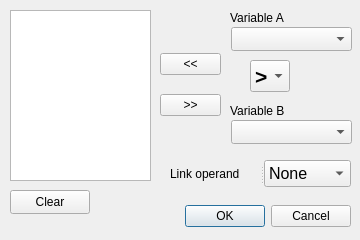
<?xml version="1.0" encoding="UTF-8"?>
<ui version="4.0">
 <class>mstaTrendDefinitionDialog</class>
 <widget class="QDialog" name="mstaTrendDefinitionDialog">
  <property name="geometry">
   <rect>
    <x>0</x>
    <y>0</y>
    <width>360</width>
    <height>240</height>
   </rect>
  </property>
  <property name="sizePolicy">
   <sizepolicy hsizetype="Fixed" vsizetype="Fixed">
    <horstretch>0</horstretch>
    <verstretch>0</verstretch>
   </sizepolicy>
  </property>
  <property name="windowTitle">
   <string>Dialog</string>
  </property>
  <widget class="QDialogButtonBox" name="buttonBox">
   <property name="geometry">
    <rect>
     <x>180</x>
     <y>200</y>
     <width>171</width>
     <height>32</height>
    </rect>
   </property>
   <property name="orientation">
    <enum>Qt::Horizontal</enum>
   </property>
   <property name="standardButtons">
    <set>QDialogButtonBox::Cancel|QDialogButtonBox::Ok</set>
   </property>
  </widget>
  <widget class="QComboBox" name="variableAComboBox">
   <property name="geometry">
    <rect>
     <x>231</x>
     <y>27</y>
     <width>121</width>
     <height>24</height>
    </rect>
   </property>
  </widget>
  <widget class="QComboBox" name="variableBComboBox">
   <property name="geometry">
    <rect>
     <x>231</x>
     <y>120</y>
     <width>121</width>
     <height>24</height>
    </rect>
   </property>
  </widget>
  <widget class="QComboBox" name="comparatorComboBox">
   <property name="geometry">
    <rect>
     <x>250</x>
     <y>60</y>
     <width>40</width>
     <height>32</height>
    </rect>
   </property>
   <property name="font">
    <font>
     <pointsize>16</pointsize>
     <weight>75</weight>
     <bold>true</bold>
    </font>
   </property>
   <property name="layoutDirection">
    <enum>Qt::LeftToRight</enum>
   </property>
   <property name="autoFillBackground">
    <bool>false</bool>
   </property>
   <property name="sizeAdjustPolicy">
    <enum>QComboBox::AdjustToContentsOnFirstShow</enum>
   </property>
   <item>
    <property name="text">
     <string>&gt;</string>
    </property>
   </item>
   <item>
    <property name="text">
     <string>&lt;</string>
    </property>
   </item>
  </widget>
  <widget class="QLabel" name="label">
   <property name="geometry">
    <rect>
     <x>230</x>
     <y>10</y>
     <width>61</width>
     <height>16</height>
    </rect>
   </property>
   <property name="text">
    <string>Variable A</string>
   </property>
  </widget>
  <widget class="QLabel" name="label_2">
   <property name="geometry">
    <rect>
     <x>230</x>
     <y>103</y>
     <width>60</width>
     <height>16</height>
    </rect>
   </property>
   <property name="text">
    <string>Variable B</string>
   </property>
  </widget>
  <widget class="QWidget" name="layoutWidget">
   <property name="geometry">
    <rect>
     <x>160</x>
     <y>40</y>
     <width>61</width>
     <height>91</height>
    </rect>
   </property>
   <layout class="QVBoxLayout" name="verticalLayout_2">
    <item>
     <widget class="QPushButton" name="addPushButton">
      <property name="text">
       <string>&lt;&lt;</string>
      </property>
     </widget>
    </item>
    <item>
     <widget class="QPushButton" name="deletePushButton">
      <property name="text">
       <string>&gt;&gt;</string>
      </property>
     </widget>
    </item>
   </layout>
  </widget>
  <widget class="QPushButton" name="clearPushButton">
   <property name="geometry">
    <rect>
     <x>10</x>
     <y>190</y>
     <width>80</width>
     <height>24</height>
    </rect>
   </property>
   <property name="text">
    <string>Clear</string>
   </property>
  </widget>
  <widget class="QSplitter" name="splitter">
   <property name="geometry">
    <rect>
     <x>170</x>
     <y>160</y>
     <width>181</width>
     <height>27</height>
    </rect>
   </property>
   <property name="orientation">
    <enum>Qt::Horizontal</enum>
   </property>
   <widget class="QLabel" name="label_3">
    <property name="text">
     <string>Link operand</string>
    </property>
   </widget>
   <widget class="QComboBox" name="linkOperandComboBox">
    <property name="font">
     <font>
      <pointsize>12</pointsize>
     </font>
    </property>
    <item>
     <property name="text">
      <string>None</string>
     </property>
    </item>
    <item>
     <property name="text">
      <string>AND</string>
     </property>
    </item>
    <item>
     <property name="text">
      <string>OR</string>
     </property>
    </item>
    <item>
     <property name="text">
      <string>XOR</string>
     </property>
    </item>
   </widget>
  </widget>
  <widget class="QTextEdit" name="trendCaseTextEdit">
   <property name="enabled">
    <bool>true</bool>
   </property>
   <property name="geometry">
    <rect>
     <x>10</x>
     <y>10</y>
     <width>141</width>
     <height>171</height>
    </rect>
   </property>
   <property name="autoFillBackground">
    <bool>false</bool>
   </property>
   <property name="readOnly">
    <bool>true</bool>
   </property>
  </widget>
 </widget>
 <resources/>
 <connections>
  <connection>
   <sender>buttonBox</sender>
   <signal>accepted()</signal>
   <receiver>mstaTrendDefinitionDialog</receiver>
   <slot>accept()</slot>
   <hints>
    <hint type="sourcelabel">
     <x>248</x>
     <y>254</y>
    </hint>
    <hint type="destinationlabel">
     <x>157</x>
     <y>274</y>
    </hint>
   </hints>
  </connection>
  <connection>
   <sender>buttonBox</sender>
   <signal>rejected()</signal>
   <receiver>mstaTrendDefinitionDialog</receiver>
   <slot>reject()</slot>
   <hints>
    <hint type="sourcelabel">
     <x>316</x>
     <y>260</y>
    </hint>
    <hint type="destinationlabel">
     <x>286</x>
     <y>274</y>
    </hint>
   </hints>
  </connection>
 </connections>
</ui>
